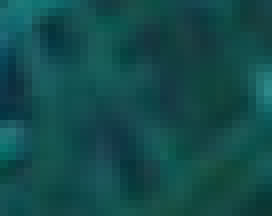
#> input picture data/fragments/1/fragment107.png, 34 x 27 px, found by its file name (shown 8 times larger); its folder holds 3 pictures in this run
$ python main.py
#> lines starting #> are read from the running program, lines starting #| are printed output that depends on the picture
### hackathon/challenge1/processor.py
from PIL import Image

class ImageAssembler:
    def __init__(self, fragments):
        self.fragments = fragments
        self.images = []
        self.assembled_image = None

    def load_images(self):
        for f in self.fragments:
            img = Image.open(f)
#> img is the input picture: PIL image 34x27 RGB; mean R, G, B 18.9, 75.8, 76
            self.images.append(img)

    def assemble_image(self, grid_size):
        self.load_images()

        width, height = self.images[0].size
#> width = 34; height = 27

        self.assembled_image = Image.new('RGB', (width * grid_size[1], height * grid_size[0]))
#> self.assembled_image: PIL image 782x594 RGB; every value is 0

        positions = []

        for row in range(grid_size[0]):
            for col in range(grid_size[1]):
                positions.append((col * width, row * height))

        for i, pos in enumerate(positions):
            self.assembled_image.paste(self.images[i], pos)
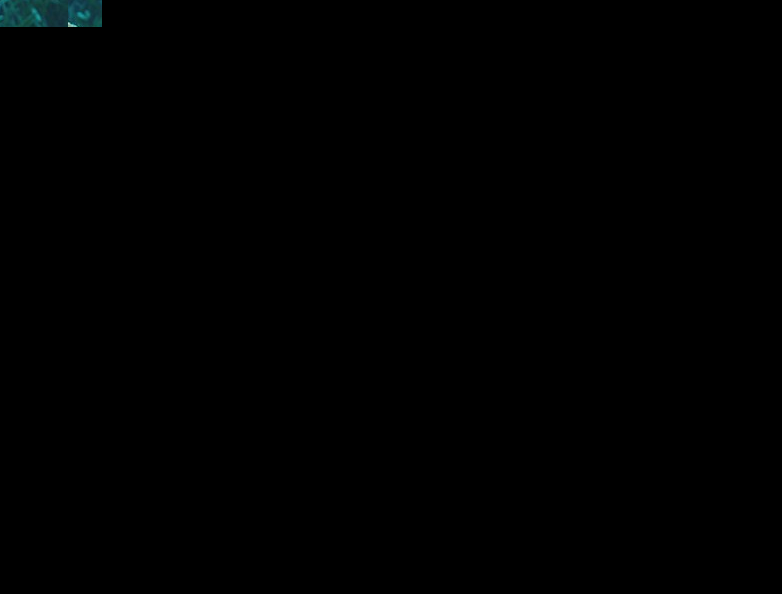
#> self.assembled_image: PIL image 782x594 RGB; mean R, G, B 0.1, 0.4, 0.4

    def save(self, path):
        self.assembled_image.save(path, 'JPEG')

### hackathon/challenge1/utils.py
import os

def get_fragments_list(directory):
    files = os.listdir(directory)

    fragments = [os.path.join(directory, f) for f in files if f.endswith('.png')]

    # sort fragments by number in filename
    fragments.sort(key=lambda x: int(x.split('fragment')[-1].split('.')[0]))

    return fragments

### hackathon/challenge1/main.py
"""
An image has accidentally been shredded into 506 fragments.
The fragments have been saved in the data/fragments directory.
The fragments are named fragment1.png, fragment2.png, ..., fragment506.png.
From what we know the image was shredded into a 22x23 grid.
It would be easy to restore the image but
the code was written by a junior developer who left the company
and a lot of bugs. Restore the image.
"""

GROUP_NUMBER = 1 # Change this to your group number
# To test this challenge, only run this file (main.py).
# DO NO MODIFY ANYTHING BEYOND THIS POINT

import pretty_errors
from processor import ImageAssembler
from utils import get_fragments_list

def main():
    fragments_directory = f'./data/fragments/{GROUP_NUMBER}'
    fragments = get_fragments_list(fragments_directory)

    assembler = ImageAssembler(fragments)
    assembler.assemble_image((22, 23))
    assembler.save('restored_image.png')

if __name__ == '__main__':
#> (the run stopped early here; a loop or call above may not have finished)
